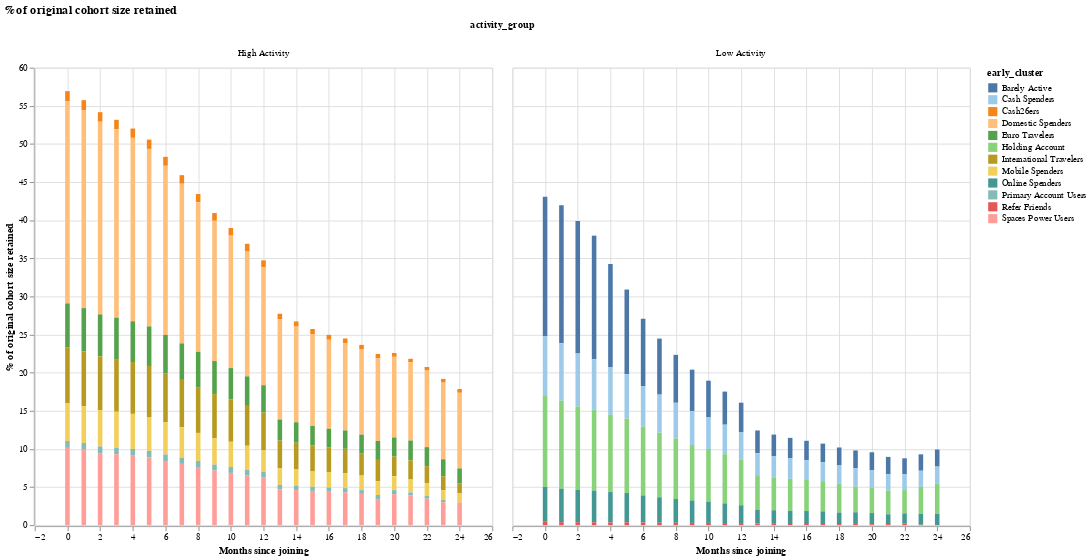

This figure's notebook cell:
### Code cell
df = pd.read_csv("churn.csv")

df = df.loc[df["early_cluster"].isna() == False, :]
df["market"] = df["market"].str.strip()

##keep at least 1 year old cohorts
df = df.loc[
    pd.to_datetime(df["subscription_valid_from"]) <= pd.to_datetime("2020-01-01"), :
]
df["month"] = pd.to_datetime(df["subscription_valid_from"]).dt.to_period("M")

df = df.loc[
    :,
    [
        "early_cluster",
        "activity_group",
        "user_id",
        "churn_age",
        "market",
        "churned",
        "month",
    ],
]
df["key"] = 1

helper = pd.DataFrame(df["churn_age"].unique(), columns=["running_month"])
helper["key"] = 1
# join helper table
df = df.merge(helper, on=["key"])

df = df.loc[df["running_month"] <= df["churn_age"], :]

df = (
    df.groupby(["early_cluster", "activity_group", "month", "running_month"])["user_id"]
    .agg("nunique")
    .reset_index()
)

x = (
    df.loc[df["running_month"] == 0, :]
    .groupby(["month"])["user_id"]
    .agg("sum")
    .reset_index()
)
x.columns = ["month", "total"]
df = df.merge(x, on="month")

df["perc"] = 100 * df["user_id"] / df["total"]

df = (
    df.groupby(["running_month", "activity_group", "early_cluster"])["perc"]
    .agg("mean")
    .reset_index()
)

alt.Chart(df).mark_bar().encode(
    x=alt.X("running_month:Q", axis=alt.Axis(title="Months since joining")),
    y=alt.Y("sum(perc):Q", axis=alt.Axis(title="% of original cohort size retained")),
    color=alt.Color("early_cluster:N", scale=alt.Scale(scheme="tableau20")),
    column="activity_group:N",
).properties(width=500, height=500, title="% of original cohort size retained")

### Figure 1 — Vega-Lite specification as saved in the notebook (floating-point values rounded to 4 significant figures; data arrays with more than 128 entries replaced by an {"elided": "..."} marker saying what was removed)
{"config": {"view": {"continuousWidth": 400, "continuousHeight": 300}}, "data": {"name": "data-cd85770d6898fef49c800bfb502eae39"}, "mark": "bar", "encoding": {"color": {"type": "nominal", "field": "early_cluster", "scale": {"scheme": "tableau20"}}, "column": {"type": "nominal", "field": "activity_group"}, "x": {"type": "quantitative", "axis": {"title": "Months since joining"}, "field": "running_month"}, "y": {"type": "quantitative", "aggregate": "sum", "axis": {"title": "% of original cohort size retained"}, "field": "perc"}}, "height": 500, "title": "% of original cohort size retained", "width": 500, "$schema": "https://vega.github.io/schema/vega-lite/v4.8.1.json", "datasets": {"data-cd85770d6898fef49c800bfb502eae39": {"elided": "298 records"}}}
